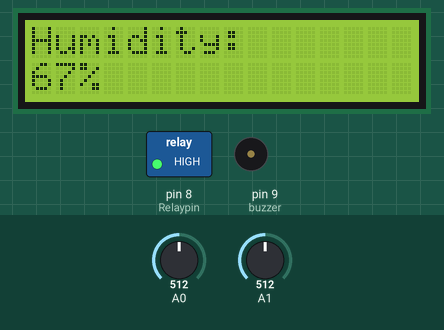
Simulated run of this sketch. Board: Arduino Uno, built with avr-gcc and run on an emulated ATmega328P. Shown: 16×2 character LCD, switched loads named in the sketch (green lamp = pin HIGH), buzzer (waves = sounding). The inputs (shaded band) are chosen by the test bench; at power-on: A0 = 512, A1 = 512. What the sketch prints to the serial monitor is not drawn.

Above: at 1.2 s.
1.3 s: A0 set to 488
At 2.16 s:
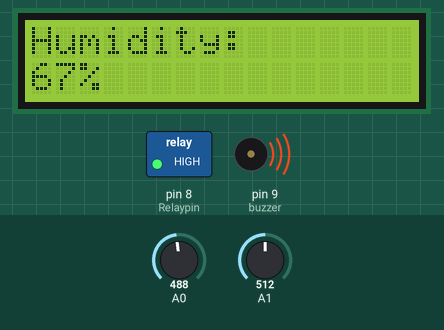
5.4 s: A1 set to 705
At 6.8 s:
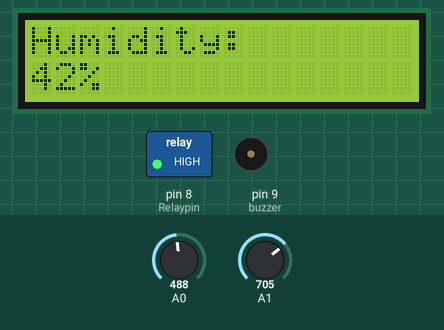
7.7 s: A1 set to 737
At 9.6 s:
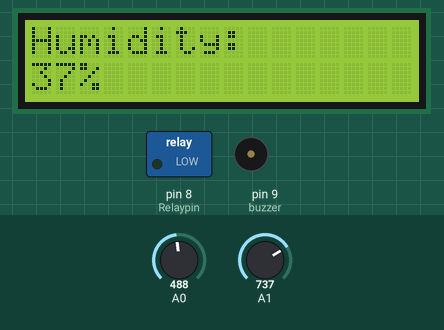
11.8 s: A1 set to 716
At 13.6 s:
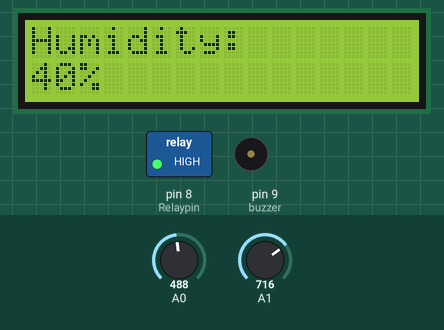
13.7 s: A0 set to 510
At 14.5 s:
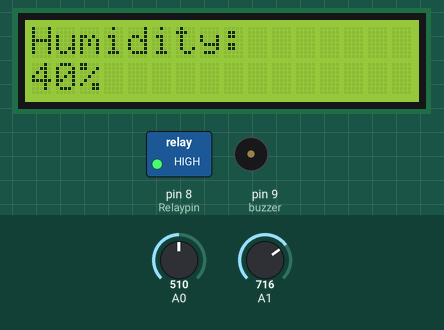
15.2 s: A0 set to 490
At 16.1 s:
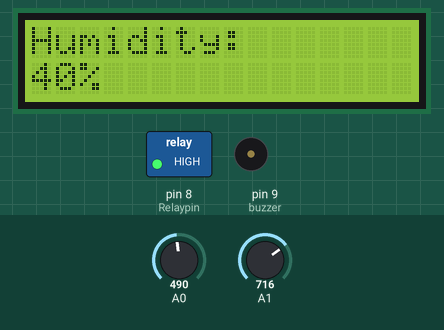
Timing chart, 0 to 20.3 s (numbered marks = the images above; inputs shaded):
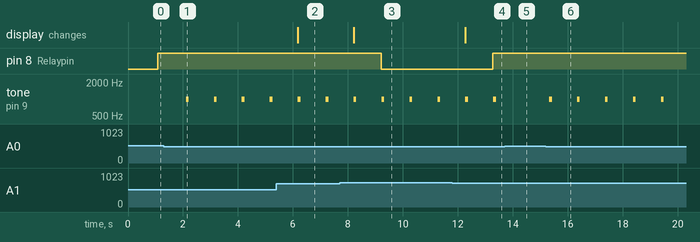

The sketch:

smart_flowerpot.ino
```cpp
#include <Wire.h>
#include <LiquidCrystal_I2C.h>
LiquidCrystal_I2C lcd(0x27,16,2);
int Relaypin = 8;
int buzzer=9;

void setup()
{
  Serial.begin(9600);
  lcd.init();

  lcd.backlight();
  pinMode(Relaypin,OUTPUT);
  pinMode(A0,INPUT);
  pinMode(9,OUTPUT);

}
void loop()
{
  Serial.println(analogRead(A1));
  /*토양습도 계산하기*/
  int humidity = map(analogRead(A1),250,1023,100,0);

  lcd.clear();
  lcd.setCursor(0,0);
  lcd.print("Humidity:");
  lcd.setCursor(0,1);
  lcd.print(humidity);
  lcd.print("%");
  /*Buzzer*/
  int x = analogRead (A0);
   if (x < 500)
  {
   tone(9,1000,100);
  }
  else
  {
    digitalWrite (buzzer, LOW);
  }
  delay (1000);
/*water pump*/
  if (humidity < 40) {
  digitalWrite(Relaypin, LOW);}
  else{
  digitalWrite(Relaypin, HIGH);}
}
```

Measured:
- the behaviour switches between 500 and 499 on A0 (found by bisection; images 0 and 1)
- the behaviour switches between 721 and 722 on A1 (found by bisection; images 2 and 3)
- after the input at 1.3 s, tone on pin 9 (buzzer): alternates 1000 Hz for 0.10 s and silent for 0.92 s, starting after 0.81 s
- after the input at 5.4 s, the display: changes after 0.78 s (image 2)
- after the input at 7.7 s, pin 8 (Relaypin): HIGH → LOW after 1.5 s; the display: changes after 0.51 s (image 3)
- after the input at 11.8 s, pin 8 (Relaypin): LOW → HIGH after 1.5 s; the display: changes after 0.48 s (image 4)
- after the input at 13.7 s, tone on pin 9 (buzzer): stays silent (without the input it goes to 1000 Hz after 0.61 s)
- after the input at 15.2 s, tone on pin 9 (buzzer): alternates 1000 Hz for 0.10 s and silent for 0.92 s, starting after 0.13 s
